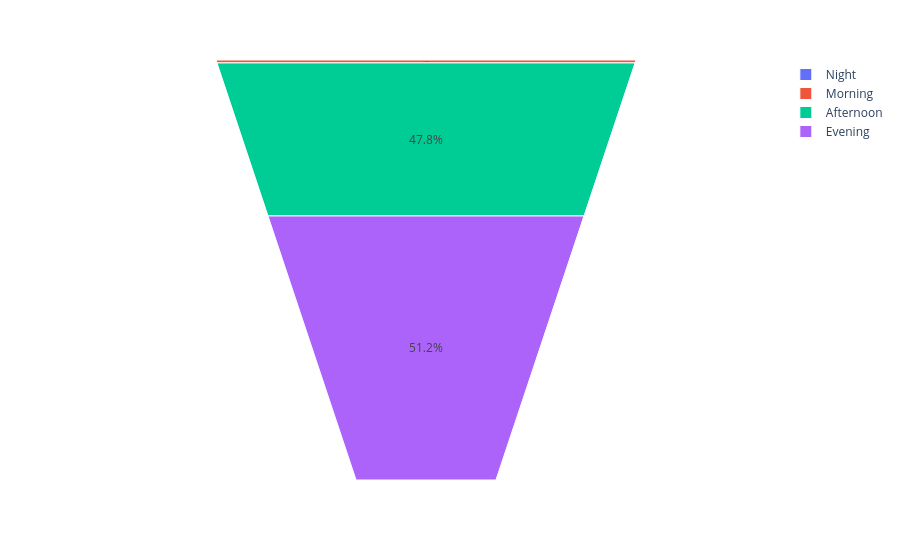

The cell this chart's notebook holds for it:
### Markdown cell above
### 2.Conversion Funnel

### Code cell
funnel_periods = ['Night', 'Morning', 'Afternoon', 'Evening']
funnel_values = [
  customer_journey[customer_journey['TimeOfDay'] == period].groupby('TimeOfDay')['CustomerID'].count().values[0]
  for period in funnel_periods
]
funnel_values.sort()

figure = go.Figure(
  px.funnel_area(
    names=funnel_periods,
    values=funnel_values
  )
)

figure.show()

### Figure 1 — Plotly figure (JSON) as saved in the notebook; plotly's stock layout.template omitted (floating-point values rounded to 4 significant figures)
{"data": [{"domain": {"x": [0, 1], "y": [0, 1]}, "hovertemplate": "label=%{label}<br>value=%{value}<extra></extra>", "labels": ["Night", "Morning", "Afternoon", "Evening"], "legendgroup": "", "name": "", "showlegend": true, "type": "funnelarea", "values": [1, 4118, 189356, 202865]}], "layout": {"legend": {"tracegroupgap": 0}, "margin": {"t": 60}}}
